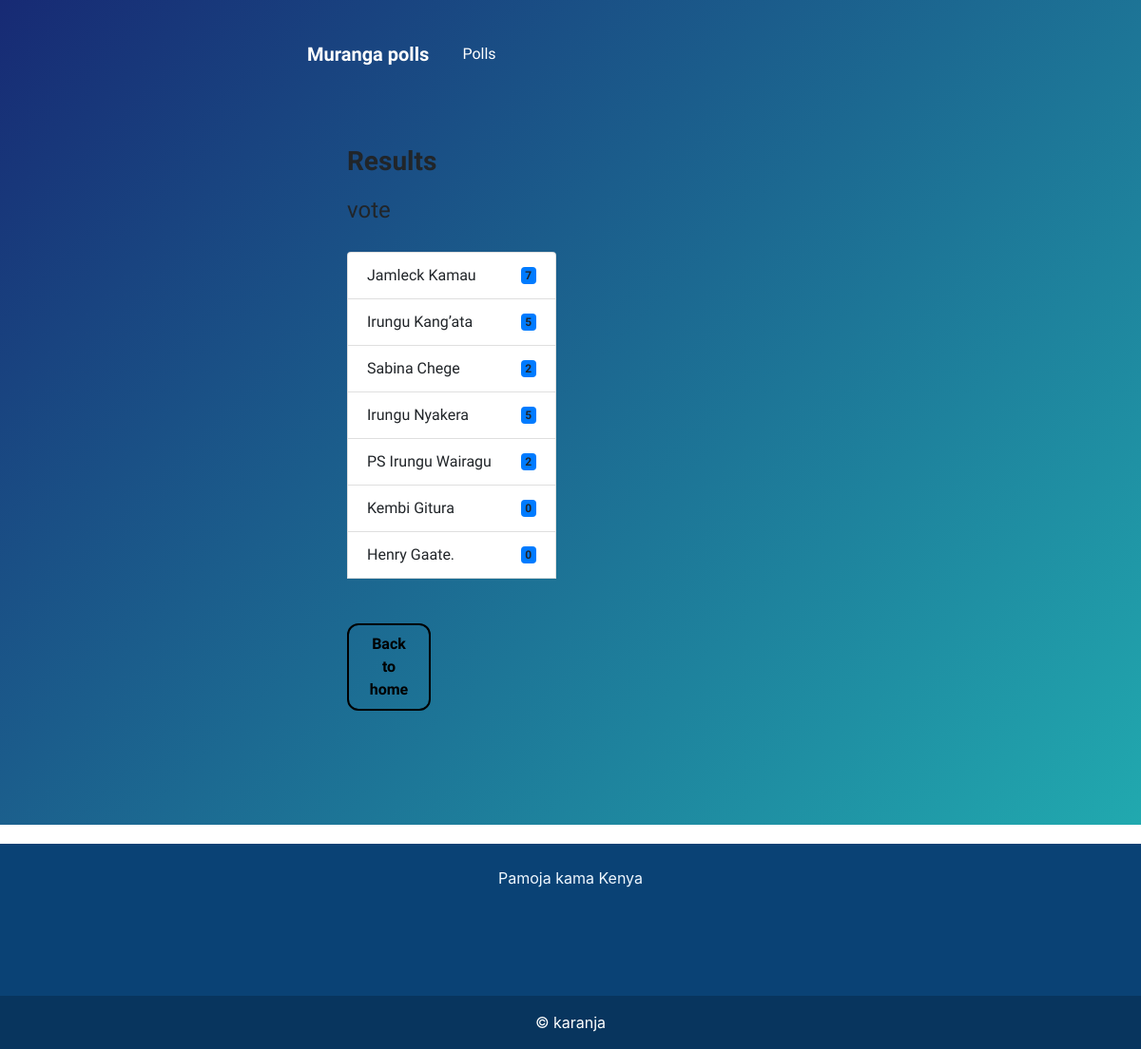
The page /polls/result/1 (signed in) on the database as committed earlier.
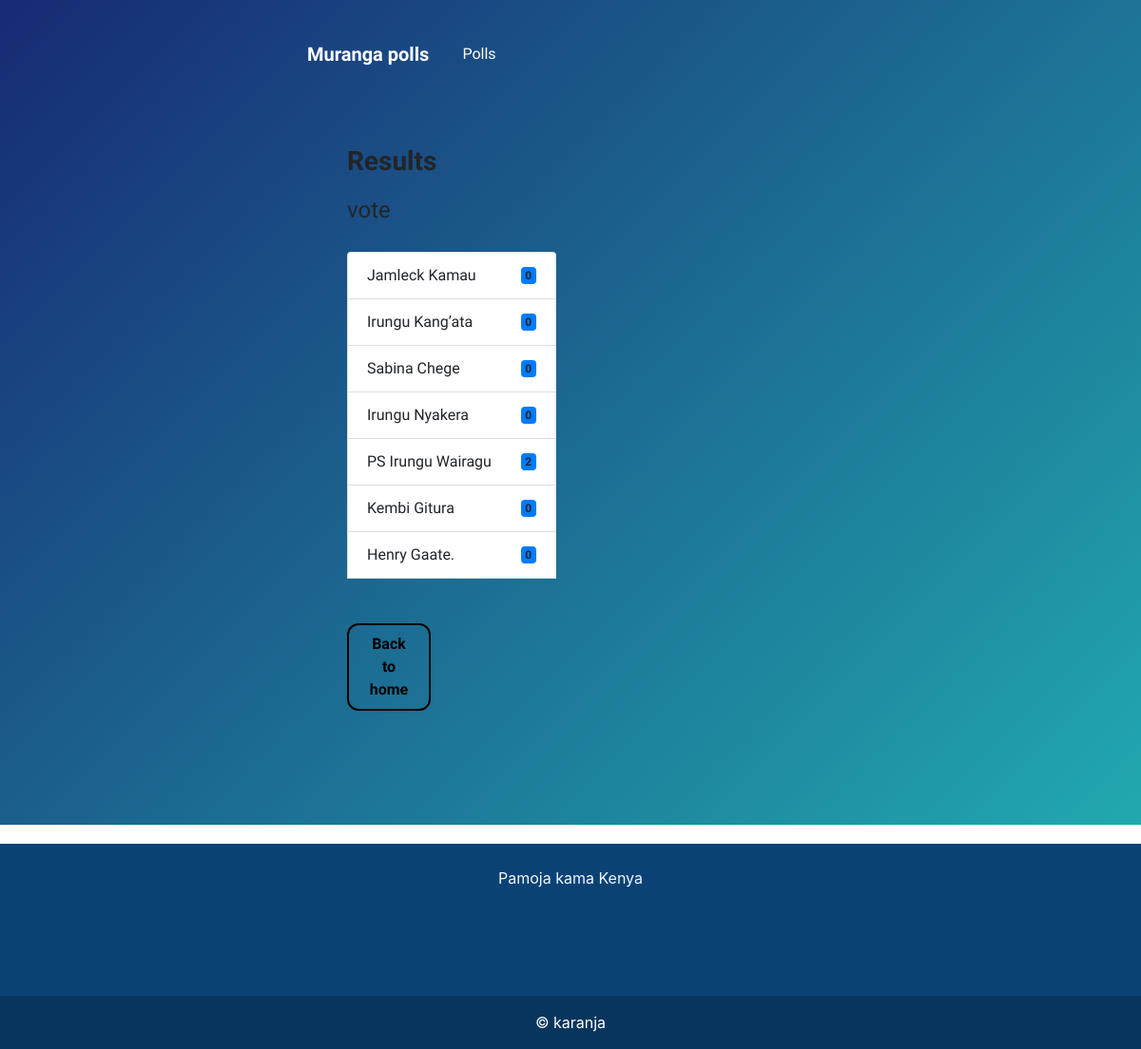
The same page on the database as committed later.
### pollsapp/models.py (models this page shows, shortened)
class Choice(models.Model):
    question = models.ForeignKey(Question, on_delete=models.CASCADE, related_name='choices')
    option = models.CharField(max_length=100)
    vote = models.IntegerField(default=0)
    userid = models.CharField(max_length=20, unique=True)

### pollsapp/views.py (the view, shortened to what this page needs)
# urls.py: path('result/<str:pk>', views.result, name = 'result'),
@login_required
def result(request,pk):
   question = Question.objects.get(id=pk)
   options = question.choices.all()
   return render(request, 'result.html', {'question':question, 'options': options})

### templates/result.html (shortened to what this page needs)
<!DOCTYPE html>
<html>
<head>
    <link rel="stylesheet" href="https://cdnjs.cloudflare.com/ajax/libs/twitter-bootstrap/4.1.3/css/bootstrap.min.css">
    <link rel="stylesheet" href="https://cdnjs.cloudflare.com/ajax/libs/font-awesome/4.7.0/css/font-awesome.min.css">
    <link rel="stylesheet" href="assets/css/style.css">
</head>
<body>
    <div>
        <div class="header-blue">
            <nav class="navbar navbar-dark navbar-expand-md navigation-clean-search">
                <div class="container"><a class="navbar-brand" href="{% url 'index' %}">Muranga polls</a>
                    <div class="collapse navbar-collapse"
                        id="navcol-1">
                        <ul class="nav navbar-nav">
                            <li class="nav-item" role="presentation"><a class="nav-link active" href="#">Polls</a></li>
                        </ul>
                </div>
            </nav>
            <div class="container hero">
                <div class="row">
                    <div class="col-12 col-lg-6 col-xl-5 offset-xl-1">
                      {% block content %}
                      <h3 style = "margin-bottom: 20px"><strong>Results</strong></h3>
                      <h4>{{question.question}}</h4>
                      <ul class="list-group">
                      {% for option in options %}
                      <li class="list-group-item d-flex justify-content-between align-items-center">
                          {{option.option}}
                          <span class="badge bg-primary rounded-pill">{{option.vote}}</span>
                        </li>
                        {% endfor %}
                        <br><br>
                        <a class="nav-link waves-effect" href="{% url 'index' %}"
                         style="color: rgb(226, 227, 235);
                         text-align: center; border: 2px solid #000;
                          color: #000;
                          border-radius: 12px ;
                          width : 40%;" ><strong>Back to home</i></strong></a>
                      </ul>
                      {% endblock %}
                      </div>
                </div>
            </div>
        </div>
    </div>
    <section class="" style="text-align: center;">
      <footer class="text-center text-white" style="background-color: #0a4275;">
        <div class="container p-4 pb-0">
          <section class="">
            <p class="d-flex justify-content-center align-items-center">
              <span class="me-3" style="color: aliceblue;">Pamoja kama Kenya</span>
            </p>
          </section>
        </div>
        <br><br><br>
        <div class="text-center p-3" style="background-color: rgba(0, 0, 0, 0.2);">
          © karanja
        </div>
      </footer>
    </section>
</body>
</html>

Rows that differ between the two databases and show on the page:
changed Choice "Jamleck Kamau": vote "7" → "0"
changed Choice "Irungu Kang’ata": vote "5" → "0"
changed Choice "Sabina Chege": vote "2" → "0"
changed Choice "Irungu Nyakera": vote "5" → "0"
